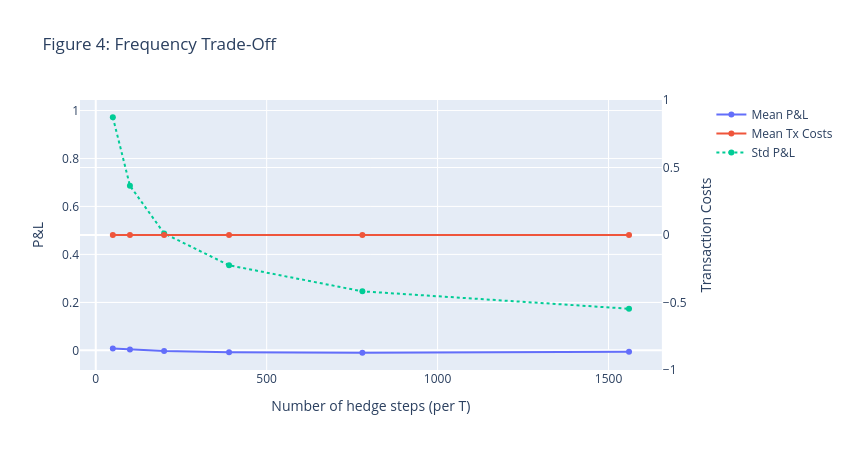

Here is the notebook cell this chart was saved with:
### Markdown cell above
## Theory: Discrete-Time Link and Empirical Estimator

With rebalancing at discrete times \(t_k = k\,\Delta t\) for \(k=0,\dots,N\) (so \(N\,\Delta t = T\)), a Riemann-sum analogue of the continuous identity is
$$
\sum_{k=1}^{N} \tfrac{1}{2}\,\Gamma_k\,S_k^2\Big[\Big(\tfrac{\Delta S_k}{S_k}\Big)^2 - \sigma_{\text{imp}}^2\,\Delta t\Big],
\quad \Delta S_k := S_k - S_{k-1}.
$$
Key points:
- The quadratic variation term \( (\Delta S_k/S_k)^2 \) estimates realized variance over \([t_{k-1}, t_k]\).
- The \(-\sigma_{\text{imp}}^2\,\Delta t\) term offsets expected gamma earnings under the pricing (implied) volatility.
- Discrete hedging introduces residual terms (from hedge slippage and higher-order effects), and transaction costs reduce net P&L.

Connection to our Monte Carlo components:
- Payoff − premium captures terminal value less initial price.
- Hedge trading aggregates \(-\Delta\,\Delta S\) over steps (the P&L of the short stock position).
- Financing accrues interest on the cash account; with r=0 this vanishes in expectation.
- Transaction costs penalize every trade and the final liquidation.

Figure 3’s slope of Net P&L vs (realized − implied) volatility is the discrete-time empirical counterpart of the continuous result: positive slope indicates monetization of variance when realized exceeds implied, with magnitude affected by hedging frequency and costs. Figure 6 summarizes the average contribution of each component, illustrating how costs and slippage move the realized P&L away from the idealized integral.

### Code cell
from plotly.subplots import make_subplots

mean_pnls = []
mean_costs = []
std_pnls = []
for steps in n_steps_list:
    sweep = simulate_delta_hedge_paths_mc(
        S0=S0, K=K, r=r, sigma_real=sigma_real, sigma_imp=sigma_imp, T=T,
        n_steps=steps, n_paths=min(n_paths, 8000), seed=GLOBAL_SEED+4, transaction_cost_bps=transaction_cost_bps
    )
    p = sweep['pnl']
    mean_pnls.append(np.mean(p))
    std_pnls.append(np.std(p))
    mean_costs.append(np.mean(sweep['transaction_cost_component']))

fig4 = make_subplots(specs=[[{"secondary_y": True}]])
fig4.add_trace(go.Scatter(x=n_steps_list, y=mean_pnls, name='Mean P&L', mode='lines+markers'), secondary_y=False)
fig4.add_trace(go.Scatter(x=n_steps_list, y=mean_costs, name='Mean Tx Costs', mode='lines+markers'), secondary_y=True)
# Optional std line on left axis (commented or include)
fig4.add_trace(go.Scatter(x=n_steps_list, y=std_pnls, name='Std P&L', mode='lines+markers', line=dict(dash='dot')), secondary_y=False)
fig4.update_layout(title_text='Figure 4: Frequency Trade-Off', width=850, height=450)
fig4.update_xaxes(title_text='Number of hedge steps (per T)')
fig4.update_yaxes(title_text='P&L', secondary_y=False)
fig4.update_yaxes(title_text='Transaction Costs', secondary_y=True)
fig4.show()
save_fig(fig4, 'fig_04_frequency_sweep')

### Figure 1 — Plotly figure (JSON) as saved in the notebook; plotly's stock layout.template omitted (floating-point values rounded to 4 significant figures)
{"data": [{"mode": "lines+markers", "name": "Mean P&L", "type": "scatter", "x": [50, 100, 200, 390, 780, 1560], "xaxis": "x", "y": [0.00763, 0.003743, -0.003003, -0.007618, -0.0101, -0.006402], "yaxis": "y"}, {"mode": "lines+markers", "name": "Mean Tx Costs", "type": "scatter", "x": [50, 100, 200, 390, 780, 1560], "xaxis": "x", "y": [0, 0, 0, 0, 0, 0], "yaxis": "y2"}, {"line": {"dash": "dot"}, "mode": "lines+markers", "name": "Std P&L", "type": "scatter", "x": [50, 100, 200, 390, 780, 1560], "xaxis": "x", "y": [0.9718, 0.6864, 0.4876, 0.3546, 0.246, 0.1734], "yaxis": "y"}], "layout": {"height": 450, "title": {"text": "Figure 4: Frequency Trade-Off"}, "width": 850, "xaxis": {"anchor": "y", "domain": [0, 0.94], "title": {"text": "Number of hedge steps (per T)"}}, "yaxis": {"anchor": "x", "domain": [0, 1], "title": {"text": "P&L"}}, "yaxis2": {"anchor": "x", "overlaying": "y", "side": "right", "title": {"text": "Transaction Costs"}}}}
